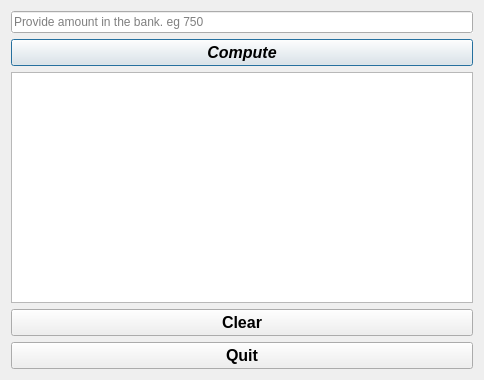
<?xml version="1.0" encoding="UTF-8"?>
<ui version="4.0">
 <class>Dialog</class>
 <widget class="QDialog" name="Dialog">
  <property name="geometry">
   <rect>
    <x>0</x>
    <y>0</y>
    <width>484</width>
    <height>380</height>
   </rect>
  </property>
  <property name="windowTitle">
   <string>Dialog</string>
  </property>
  <layout class="QGridLayout" name="gridLayout">
   <item row="1" column="0">
    <widget class="QLineEdit" name="inputLineEdit">
     <property name="toolTip">
      <string/>
     </property>
     <property name="accessibleDescription">
      <string>&lt;html&gt;&lt;head/&gt;&lt;body&gt;&lt;p&gt;&lt;br/&gt;&lt;/p&gt;&lt;/body&gt;&lt;/html&gt;</string>
     </property>
     <property name="autoFillBackground">
      <bool>true</bool>
     </property>
     <property name="styleSheet">
      <string notr="true"/>
     </property>
     <property name="inputMethodHints">
      <set>Qt::ImhNone</set>
     </property>
     <property name="inputMask">
      <string/>
     </property>
     <property name="text">
      <string/>
     </property>
     <property name="echoMode">
      <enum>QLineEdit::Normal</enum>
     </property>
     <property name="readOnly">
      <bool>false</bool>
     </property>
     <property name="placeholderText">
      <string>Provide amount in the bank. eg 750</string>
     </property>
    </widget>
   </item>
   <item row="2" column="0">
    <widget class="QPushButton" name="computeButton">
     <property name="font">
      <font>
       <pointsize>12</pointsize>
       <weight>75</weight>
       <italic>true</italic>
       <bold>true</bold>
       <underline>false</underline>
       <kerning>true</kerning>
      </font>
     </property>
     <property name="text">
      <string>Compute</string>
     </property>
    </widget>
   </item>
   <item row="3" column="0">
    <widget class="QTextBrowser" name="outputBrowser">
     <property name="font">
      <font>
       <pointsize>12</pointsize>
      </font>
     </property>
     <property name="documentTitle">
      <string/>
     </property>
    </widget>
   </item>
   <item row="5" column="0">
    <widget class="QPushButton" name="quitButton_2">
     <property name="font">
      <font>
       <pointsize>12</pointsize>
       <weight>75</weight>
       <bold>true</bold>
      </font>
     </property>
     <property name="text">
      <string>Quit</string>
     </property>
    </widget>
   </item>
   <item row="4" column="0">
    <widget class="QPushButton" name="clearButton">
     <property name="font">
      <font>
       <pointsize>12</pointsize>
       <weight>75</weight>
       <bold>true</bold>
      </font>
     </property>
     <property name="text">
      <string>Clear</string>
     </property>
    </widget>
   </item>
  </layout>
 </widget>
 <resources/>
 <connections>
  <connection>
   <sender>clearButton</sender>
   <signal>clicked()</signal>
   <receiver>outputBrowser</receiver>
   <slot>clear()</slot>
   <hints>
    <hint type="sourcelabel">
     <x>422</x>
     <y>333</y>
    </hint>
    <hint type="destinationlabel">
     <x>423</x>
     <y>282</y>
    </hint>
   </hints>
  </connection>
  <connection>
   <sender>clearButton</sender>
   <signal>clicked()</signal>
   <receiver>inputLineEdit</receiver>
   <slot>clear()</slot>
   <hints>
    <hint type="sourcelabel">
     <x>458</x>
     <y>333</y>
    </hint>
    <hint type="destinationlabel">
     <x>459</x>
     <y>21</y>
    </hint>
   </hints>
  </connection>
  <connection>
   <sender>quitButton_2</sender>
   <signal>clicked()</signal>
   <receiver>Dialog</receiver>
   <slot>reject()</slot>
   <hints>
    <hint type="sourcelabel">
     <x>308</x>
     <y>367</y>
    </hint>
    <hint type="destinationlabel">
     <x>311</x>
     <y>384</y>
    </hint>
   </hints>
  </connection>
 </connections>
</ui>
